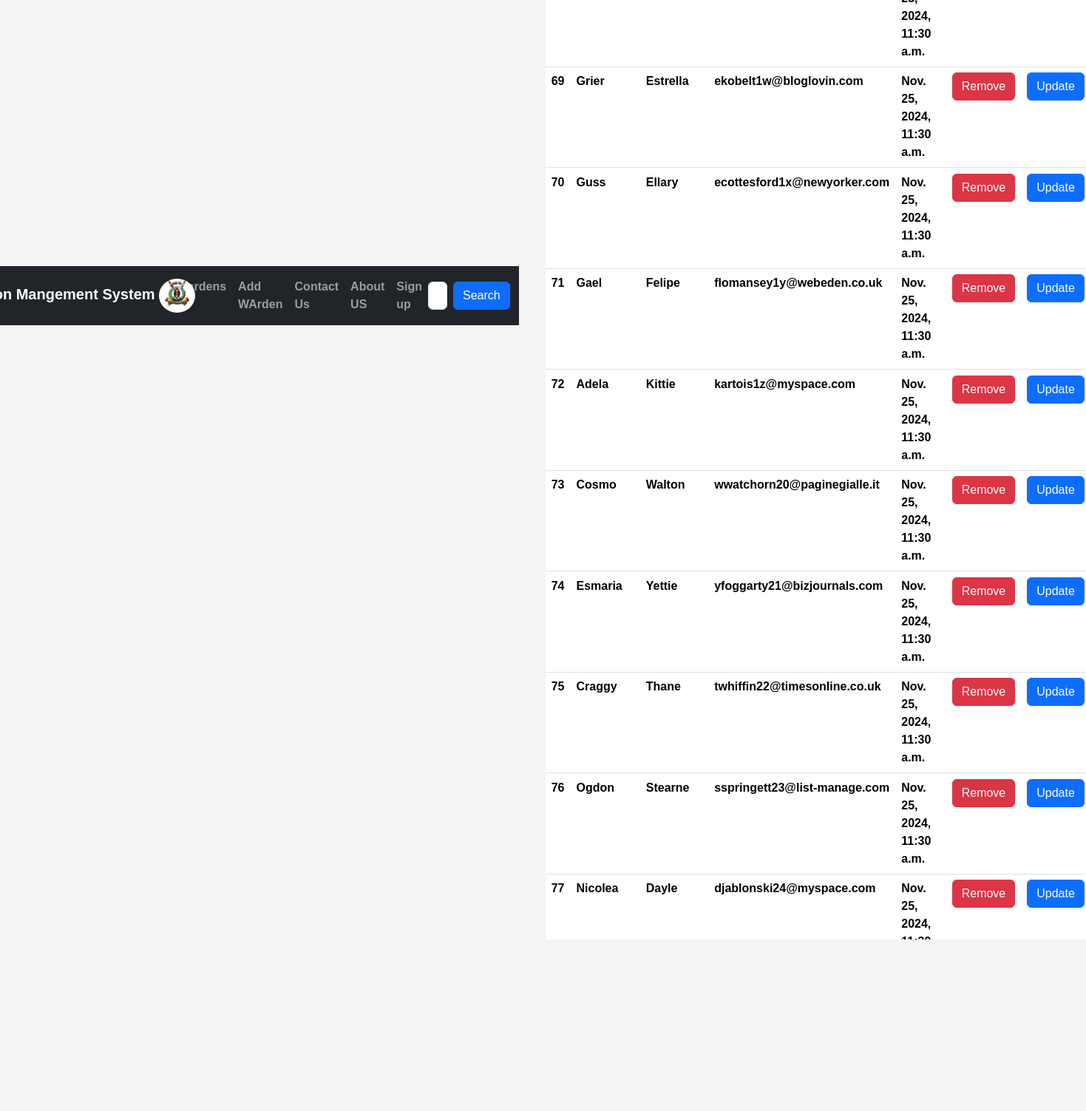
The app's page /?page=5 (signed in) with its own data.
### prison/models.py (models this page shows, shortened)
class Warden(models.Model):
    FirstName = models.CharField(max_length=30)
    LastName = models.CharField(max_length=30)
    Email = models.EmailField(unique=True)
    Age = models.PositiveSmallIntegerField(default=0)
    Gender = models.CharField(max_length=10)
    Weight = models.PositiveIntegerField(default=0)
    ServiceNumber = models.PositiveIntegerField(default=0)
    ProfilePicture = models.ImageField(upload_to=generate_unique_name, null=True)
    created_at = models.DateTimeField(auto_now_add=True)
    updated_at = models.DateTimeField(auto_now=True)
    class Meta:
        db_table = 'Wardens'

### prison/views.py (the view)
# urls.py: path('',views.Wardens,name='Wardens'),
@login_required
def Wardens(request):
    data = Warden.objects.all()
    data = Warden.objects.all().order_by('id').values()  # ORM select * from customers
    paginator = Paginator(data, 15)
    page = request.GET.get('page', 1)
    try:
        paginated_data = paginator.page(page)
    except  EmptyPage:
        paginated_data = paginator.page(1)
    return render(request, "Wardens.html", {"data": paginated_data})

### templates/Wardens.html (shortened to what this page needs)
{% extends 'Master.html' %}
{% block content %}
<div class="container">
<table class="table">
   {% for warden in data.object_list %}
  	<tr>
      <tr>
                  <td>{{ warden.id }}</td>
                  <td>{{ warden.FirstName }}</td>
                  <td>{{ warden.LastName }}</td>
                  <td>{{ warden.Email }}</td>
                  <td>{{ warden.created_at }}</td>
         <td>
             <a class="btn btn-danger" href="{% url 'DeleteWarden' warden.id %}">Remove</a>
         </td>
          <td>
              <a class="btn btn-primary" href="{% url 'UpdateWarden' warden.id %}">Update</a>
          </td>
              </tr>
  {% empty %}
  	<p>no Wardens  in this prison</p>
  {% endfor %}
</table>
  <div class="row justify-content-center">
            <div class="col-sm-2">
                {% if data.has_previous %}
                    <a class="btn btn-outline-primary btn-sm" href="?page={{ data.previous_page_number }}"> << </a>
                {% endif %}
                <span class="mx-auto">{{ data.number }}</span>
                {% if data.has_next %}
                    <a class="btn btn-outline-success btn-sm" href="?page={{ data.next_page_number }}"> >> </a>
                {% endif %}
            </div>
        </div>
</div>
{% endblock %}

### prison/static/css/my_style.css (style rules this page uses)
body { font-family: "Tinos", serif; font-weight: 700; font-style: normal; }
body { font-family: Arial, sans-serif; background-color: #f4f4f4; margin: 0; padding: 0; display: flex; justify-content: center; align-items: center; height: 100vh; }
a { color: #007bff; text-decoration: none; }

### records on screen
Warden: id "69", FirstName "Grier", LastName "Estrella", Email "ekobelt1w@bloglovin.com", created_at "Nov. 25, 2024, 11:30 a.m."
Warden: id "70", FirstName "Guss", LastName "Ellary", Email "ecottesford1x@newyorker.com", created_at "Nov. 25, 2024, 11:30 a.m."
Warden: id "71", FirstName "Gael", LastName "Felipe", Email "flomansey1y@webeden.co.uk", created_at "Nov. 25, 2024, 11:30 a.m."
Warden: id "72", FirstName "Adela", LastName "Kittie", Email "kartois1z@myspace.com", created_at "Nov. 25, 2024, 11:30 a.m."
Warden: id "73", FirstName "Cosmo", LastName "Walton", Email "wwatchorn20@paginegialle.it", created_at "Nov. 25, 2024, 11:30 a.m."
Warden: id "74", FirstName "Esmaria", LastName "Yettie", Email "yfoggarty21@bizjournals.com", created_at "Nov. 25, 2024, 11:30 a.m."
Warden: id "75", FirstName "Craggy", LastName "Thane", Email "twhiffin22@timesonline.co.uk", created_at "Nov. 25, 2024, 11:30 a.m."
Warden: id "76", FirstName "Ogdon", LastName "Stearne", Email "sspringett23@list-manage.com", created_at "Nov. 25, 2024, 11:30 a.m."
Warden: id "77", FirstName "Nicolea", LastName "Dayle", Email "djablonski24@myspace.com", created_at "Nov. 25, 2024, 11:30 a.m."
